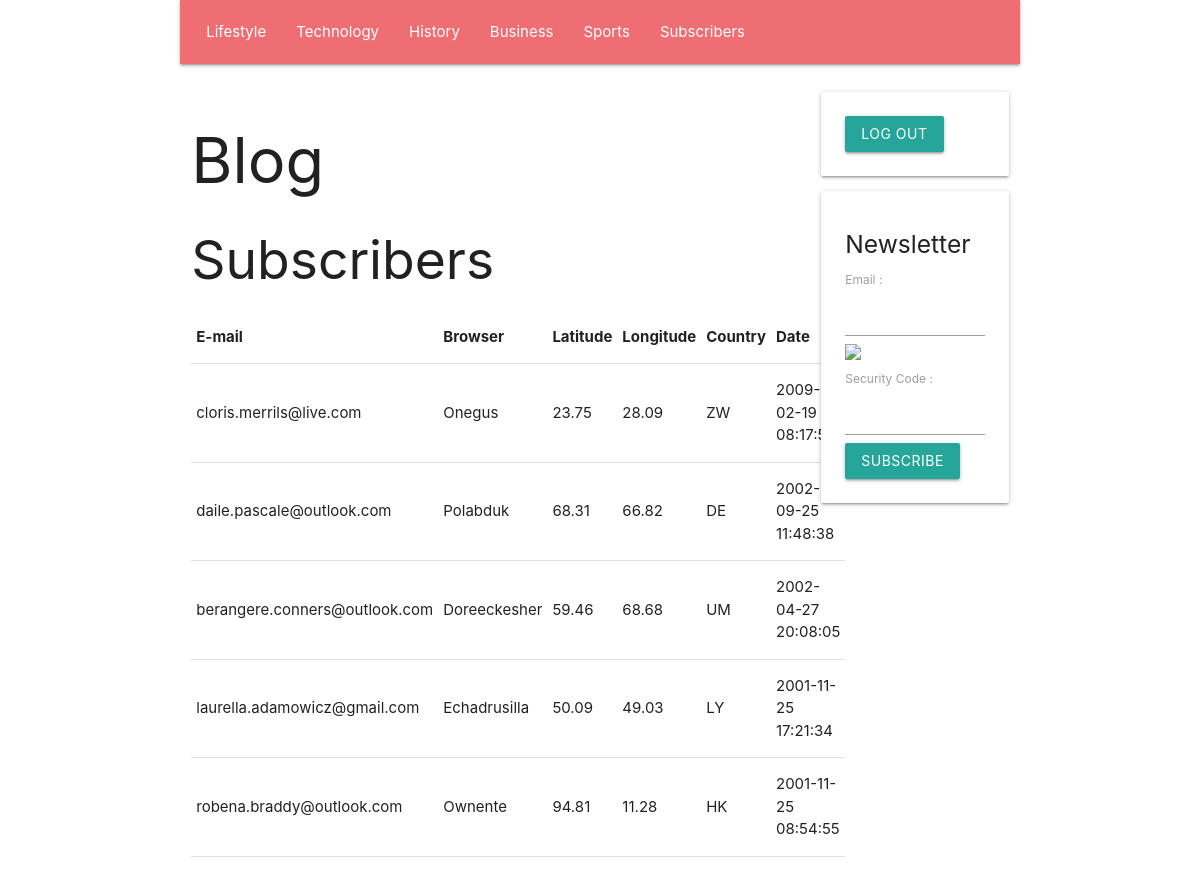
Page /en/subscribers (signed in) on the committed database.
### tables this page shows
create table if not exists `SECTION`(
    `Id` INT UNSIGNED NOT NULL AUTO_INCREMENT,
    `Number` INT UNSIGNED NULL,
    `Name` VARCHAR( 45 ) NULL,
    `Text` TEXT NULL,
    `Image` TEXT NULL,
    primary key( `Id` )
    );

create table if not exists `SUBSCRIBER`(
    `Id` INT UNSIGNED NOT NULL AUTO_INCREMENT,
    `Email` VARCHAR( 45 ) NULL,
    `IpAddress` TEXT NULL,
    `Browser` TEXT NULL,
    `Latitude` DOUBLE NULL,
    `Longitude` DOUBLE NULL,
    `CountryCode` VARCHAR( 2 ) NULL,
    `DateTime` DATETIME NULL,
    primary key( `Id` )
    );

### PUBLIC/CONTROLLER/show_subscribers_controller.php (called while the page is built, shortened)
<?php
require_once __DIR__ . '/' . 'view_controller.php';
class SHOW_SUBSCRIBERS_CONTROLLER extends VIEW_CONTROLLER
{
    function __construct(
        string $language_code
        )
    {
        $this->SectionArray = GetDatabaseSectionArray();
        $this->SubscriberArray = GetDatabaseSubscriberArray();
        require_once __DIR__ . '/' . '../VIEW/show_subscribers_view.php';
    }
}
 $show_subscribers_controller = new SHOW_SUBSCRIBERS_CONTROLLER(  $language_code );

### PUBLIC/FRAMEWORK/database.php (called while the page is built, shortened)
<?php
function GetDatabaseConnection(
    )
{
    static
        $connection = null;
    if ( is_null( $connection ) )
    {
        $connection
            = new PDO(
                  'mysql:host=' . DatabaseHost . ';dbname=' . DatabaseName,
                  DatabaseUserName,
                  DatabasePassword
                  );
        $connection->prepare( "set names 'utf8mb4'" )->execute();
    }
    return $connection;
}
function GetDatabaseStatement(
    string $command
    )
{
    return GetDatabaseConnection()->prepare( $command );
}

### PUBLIC/MODEL/section.php (called while the page is built, shortened)
<?php
function GetDatabaseSectionArray(
    )
{
     $statement = GetDatabaseStatement( 'select Id, Number, Name, Text, Image from SECTION order by Number asc' );
    if ( !$statement->execute() )
    {
        var_dump( $statement->errorInfo() );
    }
     $section_array = [];
    while (  $section = $statement->fetchObject() )
    {
        $section->Id = ( int )( $section->Id );
        $section->Number = ( int )( $section->Number );
        array_push( $section_array, $section );
    }
    return $section_array;
}

### PUBLIC/CONTROLLER/view_controller.php (called while the page is built, shortened)
<?php
require_once __DIR__ . '/' . '../MODEL/session.php';
class VIEW_CONTROLLER
{
    function __construct(
        string $language_code
        )
    {
        $this->Session = new SESSION();
        $this->LanguageCode = $language_code;
    }
}

### PUBLIC/FRAMEWORK/session.php (called while the page is built, shortened)
<?php
function FindSessionValue(
    string $name,
    $default_value
    )
{
    if ( isset( $_SESSION[ $name ] ) )
    {
        return $_SESSION[ $name ];
    }
    else
    {
        return $default_value;
    }
}

### PUBLIC/MODEL/session.php (called while the page is built, shortened)
<?php
class SESSION
{
    function __construct(
        )
    {
        $this->UserIsConnected = FindSessionValue( 'UserIsConnected', false );
    }
}

### PUBLIC/MODEL/subscriber.php (called while the page is built, shortened)
<?php
function GetDatabaseSubscriberArray(
    )
{
     $statement = GetDatabaseStatement( 'select Id, Email, IpAddress, Browser, Latitude, Longitude, CountryCode, DateTime from SUBSCRIBER order by DateTime desc' );
    if ( !$statement->execute() )
    {
        var_dump( $statement->errorInfo() );
    }
     $subscriber_array = [];
    while (  $subscriber = $statement->fetchObject() )
    {
        $subscriber->Id = ( int )( $subscriber->Id );
        $subscriber->Latitude = ( float )( $subscriber->Latitude );
        $subscriber->Longitude = ( float )( $subscriber->Longitude );
        array_push( $subscriber_array, $subscriber );
    }
    return $subscriber_array;
}

### PUBLIC/VIEW/show_subscribers_view.php (the view, shortened to what this page needs)
<?php require_once __DIR__ . '/' . 'BLOCK/page_header_block.php'; ?>
<h2>
    Subscribers
</h2>
<table class="table sortable-table">
    <tr>
        <th class="sortable-column">
            E-mail
        </th>
        <th class="sortable-column">
            Browser
        </th>
        <th class="sortable-column">
            Latitude
        </th>
        <th class="sortable-column">
            Longitude
        </th>
        <th class="sortable-column">
            Country
        </th>
        <th class="sortable-column order-is-descending">
            Date
        </th>
    </tr>
    <?php foreach ( $this->SubscriberArray as  $subscriber ) { ?>
        <tr>
            <td>
                <?php echo htmlspecialchars( $subscriber->Email ); ?>
            </td>
            <td>
                <?php echo htmlspecialchars( $subscriber->Browser ); ?>
            </td>
            <td>
                <?php echo htmlspecialchars( $subscriber->Latitude ); ?>
            </td>
            <td>
                <?php echo htmlspecialchars( $subscriber->Longitude ); ?>
            </td>
            <td>
                <?php echo htmlspecialchars( $subscriber->CountryCode ); ?>
            </td>
            <td>
                <?php echo htmlspecialchars( $subscriber->DateTime ); ?>
            </td>
        </tr>
    <?php } ?>
</table>
<?php require_once __DIR__ . '/' . 'BLOCK/page_footer_block.php'; ?>

### PUBLIC/VIEW/BLOCK/page_header_block.php (shortened to what this page needs)
<!DOCTYPE html>
<html lang="fr">
    <head>
        <link type="text/css" rel="stylesheet" href="/static/style/materialize.min.css"/>
    </head>
    <body class="container">
        <div class="row">
            <nav class="col m12">
                <ul>
                    <?php foreach ( $this->SectionArray as  $section ) { ?>
                        <li>
                            <a href="/<?php echo htmlspecialchars( $this->LanguageCode ); ?>/section/<?php echo htmlspecialchars( $section->Id ); ?>">
                                <?php echo htmlspecialchars( $section->Name ); ?>
                            </a>
                        </li>
                    <?php } ?>
                    <?php if ( $this->Session->UserIsConnected ) { ?>
                        <li>
                            <a href="/<?php echo htmlspecialchars( $this->LanguageCode ); ?>/subscribers">
                                Subscribers
                            </a>
                        </li>
                    <?php } ?>
                </ul>
            </nav>
        </div>
        <div class="row">
            <div class="col m9">
                <h1>
                    Blog
                </h1>

### rows in the picture
section: Name "Lifestyle"
section: Name "Technology"
section: Name "History"
section: Name "Business"
section: Name "Sports"
subscriber: Email "cloris.merrils@live.com", Browser "Onegus", Latitude "23.75", Longitude "28.09", CountryCode "ZW", DateTime "2009-02-19 08:17:56"
subscriber: Email "daile.pascale@outlook.com", Browser "Polabduk", Latitude "68.31", Longitude "66.82", CountryCode "DE", DateTime "2002-09-25 11:48:38"
subscriber: Email "berangere.conners@outlook.com", Browser "Doreeckesher", Latitude "59.46", Longitude "68.68", CountryCode "UM", DateTime "2002-04-27 20:08:05"
subscriber: Email "laurella.adamowicz@gmail.com", Browser "Echadrusilla", Latitude "50.09", Longitude "49.03", CountryCode "LY", DateTime "2001-11-25 17:21:34"
subscriber: Email "robena.braddy@outlook.com", Browser "Ownente", Latitude "94.81", Longitude "11.28", CountryCode "HK", DateTime "2001-11-25 08:54:55"
